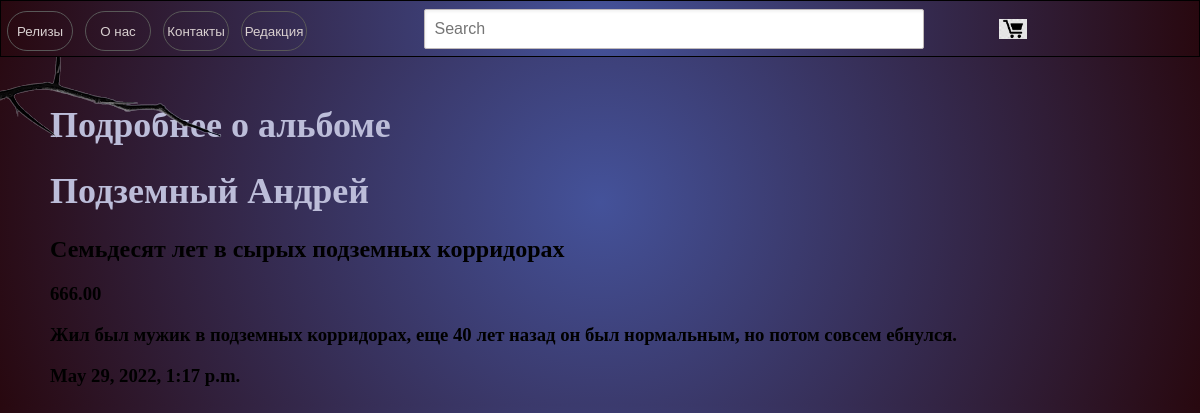
/album/dungeon-drone/, run on the app's committed database.
### products/models.py (models this page shows, shortened)
class Album(models.Model):
    artist = models.CharField(max_length= 120)
    album = models.CharField(max_length= 120)
    genre = models.CharField(max_length= 40,choices=GENRES,default=DUNGEON_SYNTH)
    release_date =models.DateTimeField()
    country = models.CharField(max_length= 30 )
    physical_type = models.CharField(max_length = 15, choices=PHYSCICAL_TYPES, default=TAPE)
    description = models.TextField(max_length = 2000)
    price = models.DecimalField(max_digits=6, decimal_places=2)
    label_number = models.CharField(max_length=10,default='DG-')
    cover_art_img = models.ImageField(null=True, blank=True, upload_to='images/')
    slug = models.SlugField()

### products/views.py (the view)
# urls.py: path('album/<slug>/', ProductDetailView.as_view(), name='album'),
class ProductDetailView(DetailView):
    model = Album
    template_name = 'details.html'

### templates/details.html
{% extends 'base.html' %}
{% block content %}
<h1> Подробнее о альбоме </h1>
<h1>{{ object.artist }}</h1>
<h2>{{ object.album }}</h2>
<h3>{{ object.price}}</h3>
<h3>{{ object.description }}</h3>
<h3>{{ object.release_date }}</h3>
{% endblock %}

### static/css/base.css (style rules this page uses)
body { margin: 0; padding-top: 80px; padding-left: 50px; padding-right: 50px; background: rgb(68, 82, 154); background: radial-gradient( circle, rgba(68, 82, 154, 1) 0%, rgba(40, 8, 15, 1) 100% ); }
h1 { font-size: 36px; font-weight: bold; color: rgb(188, 189, 217); }

### data on the page
Album: artist "Подземный Андрей", album "Семьдесят лет в сырых подземных корридорах", price "666.00", description "Жил был мужик в подземных корридорах, еще 40 лет назад он был нормальным, но потом совсем ебнулся.", release_date "May 29, 2022, 1:17 p.m."
